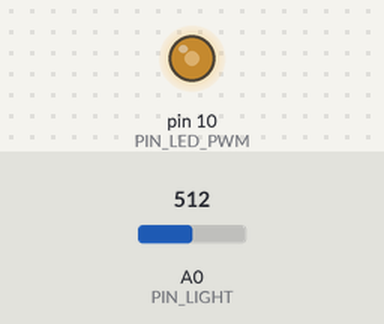
Bench run of a sketch on a simulated Arduino Uno, built with avr-gcc and run on an emulated ATmega328P. Shown: output pins drawn as LEDs (lit = HIGH). Inputs (shaded band) come from the test bench; at power-on: A0 (PIN_LIGHT) = 512.

Above: at 1.2 s.
1.3 s: A0 (PIN_LIGHT) set to 716
At 2.5 s:
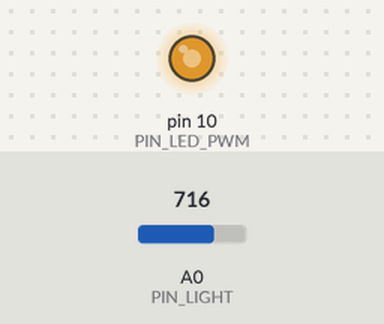
2.8 s: A0 (PIN_LIGHT) set to 900
At 3.7 s:
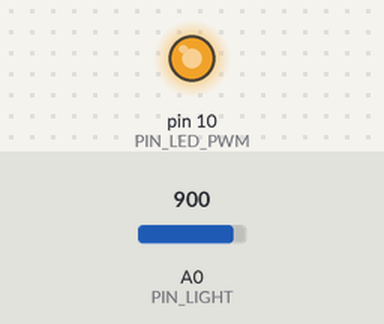
4.3 s: A0 (PIN_LIGHT) set to 122
At 4.8 s:
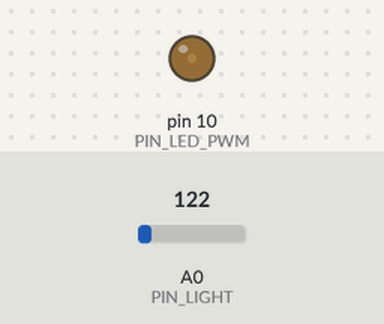
5.8 s: A0 (PIN_LIGHT) set to 0
At 7.0 s:
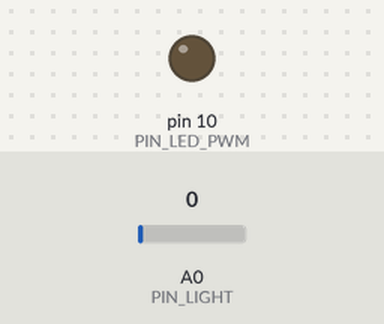
7.3 s: A0 (PIN_LIGHT) set to 511
At 8.3 s:
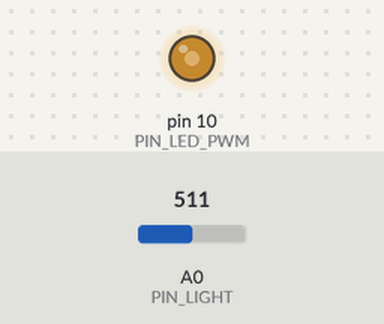
Timing chart, 0 to 9.8 s (numbered marks = the images above; inputs shaded):
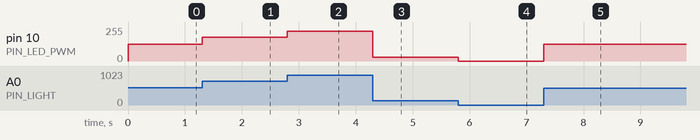

Measured:
- after the input at 1.3 s, pin 10 (PIN_LED_PWM): 127/255 → 178/255 at once
- after the input at 2.8 s, pin 10 (PIN_LED_PWM): 178/255 → 224/255 at once
- after the input at 4.3 s, pin 10 (PIN_LED_PWM): 224/255 → 30/255 at once
- after the input at 5.8 s, pin 10 (PIN_LED_PWM): 30/255 → 0/255 at once
- after the input at 7.3 s, pin 10 (PIN_LED_PWM): 0/255 → 127/255 at once

The sketch:

main.ino
```cpp
/**
 * @file    main.ino
 * @author  Filippo Graziani
 * @date    09/03/2024
 * @brief   A sample code for the photoresistor (KY018)
 * Connections:
 * Sensor       -----       Arduino Uno
 * -                        GND
 * [no label]               5V
 * S                        A0
 */

#include "Arduino.h"
#include <stdint.h>

#define     PIN_LIGHT               (A0)
#define     PIN_LED_PWM             (10)

/**
 * @brief   Setup function.
 * @par     Description
 * Setting of the Arduino's pins and the serial port.
 * @return  Nothing.
 */
void
setup ()
{
    Serial.begin(9600);

    while (!Serial)
    {
        /* Do nothing */
    }

    pinMode(PIN_LED_PWM, OUTPUT);
    pinMode(PIN_LIGHT, INPUT);
}   /* setup() */

/**
 * @brief   Loop function.
 * @par     Description
 * Depending on the photoresistor's value (driven by the amount of light), the
 * LED changes its PWM value increasing as the quantity of light decreases.
 * @return  Nothing.
 */
void
loop ()
{
    int32_t light_val(analogRead(PIN_LIGHT));
    int32_t pwm_val(map(light_val, 0, 1023, 0, 255));

    analogWrite(PIN_LED_PWM, pwm_val);
}   /* loop() */


/*** End of file ***/
```
